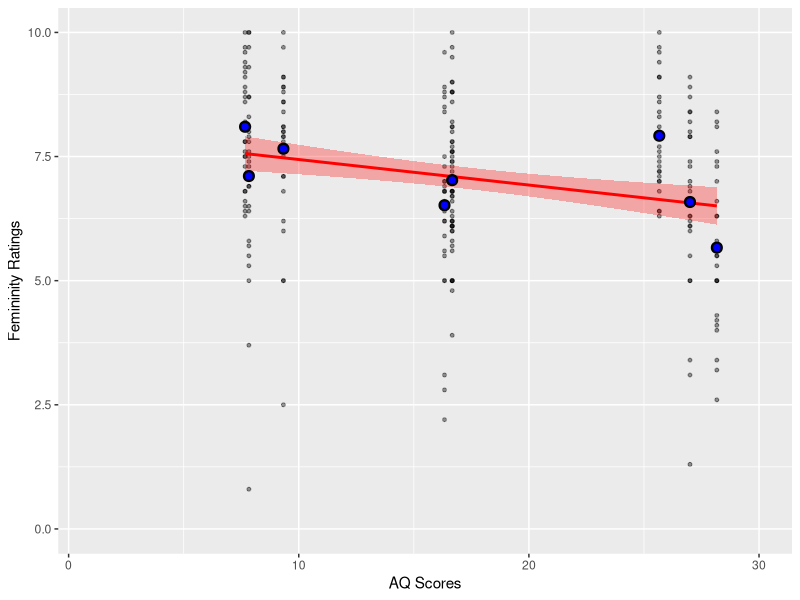

The R script that drew this image: (Note: this script raises an error after producing the figure.)
## ---- chunk 1
library(tidyverse)
library(dplyr)
library(lmerTest)
library(ggplot2)
library(psych)
## ---- chunk 2
## LAQ = 1, MAQ = 2, HAQ = 3

## import data for male composite faces
dataMcom <- read_csv(here::here("Data","e2_masRatings.csv")) 

## import data for female composite faces
dataFcom <- read_csv(here::here("Data","e2_femRatings.csv")) 
## ---- chunk 3
## item-rest correlation analyses to identify raters with inconsistent ratings using r < .20 as cut-off. 

femcom <- select(dataFcom, 4:39)
alpha(femcom)

# 10 raters with item-rest correlation <.20 to be removed.
dataFcom <- select(dataFcom, c(1:3,4:10,13:18,21,24,26:30,33:38))


mascom <- select(dataMcom, 4:39)
alpha(mascom)

# 11 raters with item-rest correlation <.20 to be removed. 
dataMcom <- select(dataMcom, c(1:3,4:13,16:17,19,21,24:28,30,33,35,37:39))

## ---- chunk 4
## convert data frame into long format for LME

dataFcom_long <- gather(dataFcom, "RaterID", "femRating", 4:29)
dataMcom_long <- gather(dataMcom, "RaterID", "masRating", 4:28)

## post-removal reliability analyses

dataFcom1 <- select(dataFcom, -1:-3)
alpha(dataFcom1)
ICC(dataFcom1) # reported ICC2k

dataMcom1 <- select(dataMcom, -1:-3)
alpha(dataMcom1)
ICC(dataMcom1) #reported ICC2k

## ---- chunk 5
## female stimuli
## AQ as predictor and femininity ratings as outcome

# LME: random intercept only (linear AQ term)
femcom_lme1 <- lmer(femRating ~ meanAQscore + (1|RaterID), REML = FALSE, data = dataFcom_long)
summary(femcom_lme1)

## male stimuli
## AQ as predictor and femininity ratings as outcome

# LME: random intercept only (linear AQ term)
mascom_lme1 <- lmer(masRating ~ meanAQscore + (1|RaterID), REML = FALSE, data = dataMcom_long)
summary(mascom_lme1)

# LME: random intercept only (linear + quadratic AQ term)
dataMcom_long$aqScoreSq <- (dataMcom_long$meanAQscore)^2 # create squared AQ

mascom_lme2 <- lmer(masRating ~ meanAQscore + aqScoreSq + (1|RaterID), REML = FALSE, data = dataMcom_long)
summary(mascom_lme2)

## ---- chunk 6
## Figure 4 left panel (femininty ratings)
femcomplot <- ggplot(data = dataFcom_long, aes(x = meanAQscore, y = femRating)) + 
  geom_point(aes(group = RaterID), size = 1, alpha = 0.4) +
  geom_smooth(method = "lm", size = 1, colour = 'red', fill = 'red', alpha = 0.3) +
  stat_summary(fun.y = mean, geom="point", shape = 21, size = 2.5, stroke = 1.2, colour = 'black', fill = 'blue') + 
  labs(x = "AQ Scores", y = "Femininity Ratings") +
  ylim(0,10) +
  xlim(1,30)

print(femcomplot)

## Figure 4 right panel (masculinity ratings)
masccomplot <- ggplot(data = dataMcom_long, aes(x = meanAQscore, y = mascRating)) + 
  geom_point(aes(group = RaterID), size = 1, alpha = 0.4) +
  stat_smooth(method = "lm", formula = y ~ x + I(x^2), size = 1, colour = 'red', fill = 'red', alpha = 0.3) +
  stat_summary(fun.y = mean, geom="point", shape = 21, size = 2.5, stroke = 1.2, colour = 'black', fill = 'blue') + 
  labs(x = "AQ Scores", y = "Masculinity Ratings") +
  ylim(0,10) +
  xlim(1,30)

print(masccomplot)

fig4 <- ggpubr::ggarrange(femcomplot, masccomplot)
print(fig4)

## Save Figure 4
ggsave("Fig4.jpeg", 
       fig4, 
       dpi = 300,
       units = "in",
       width = 6.57,
       height = 3.67)
